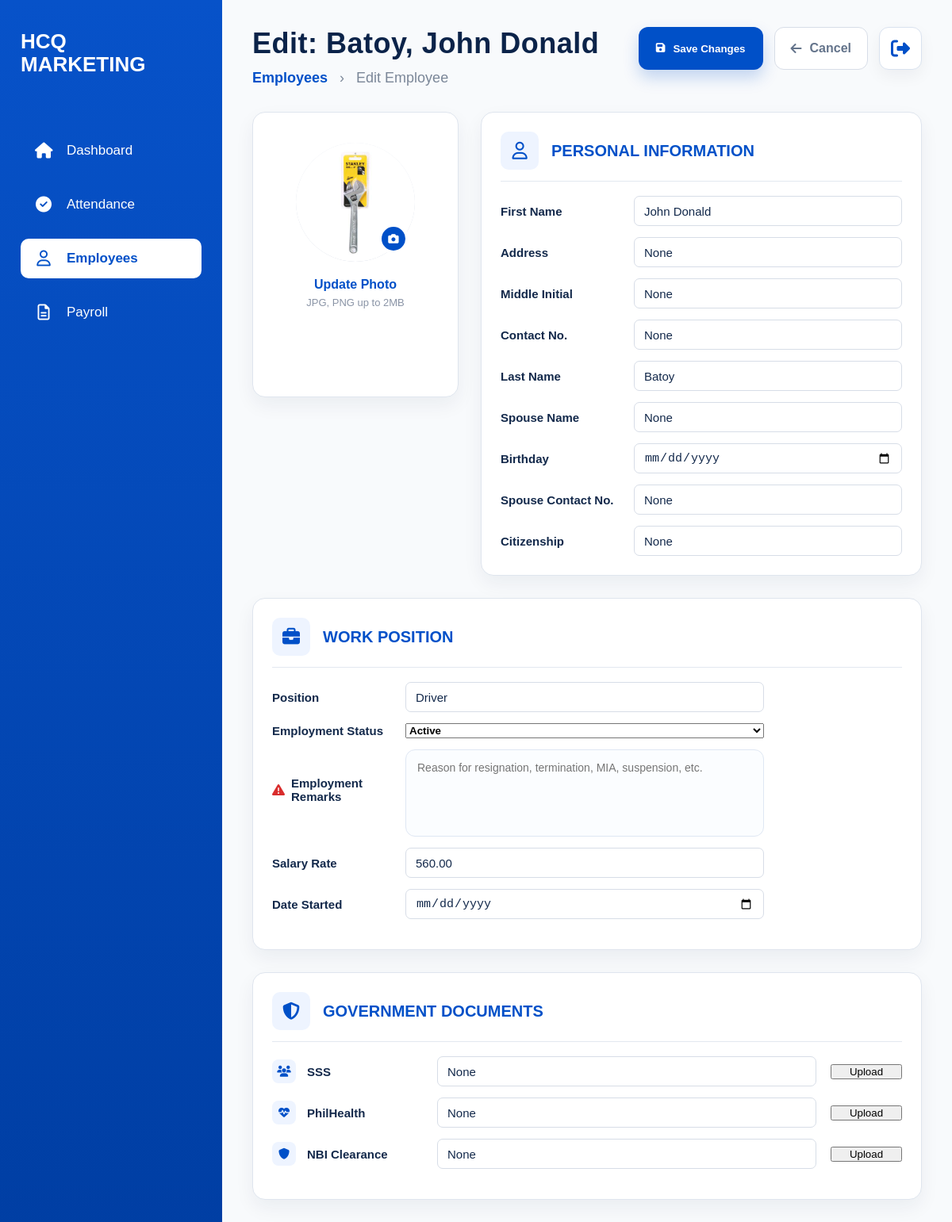
The page /employees-page/edit/4/ on the database as committed earlier.
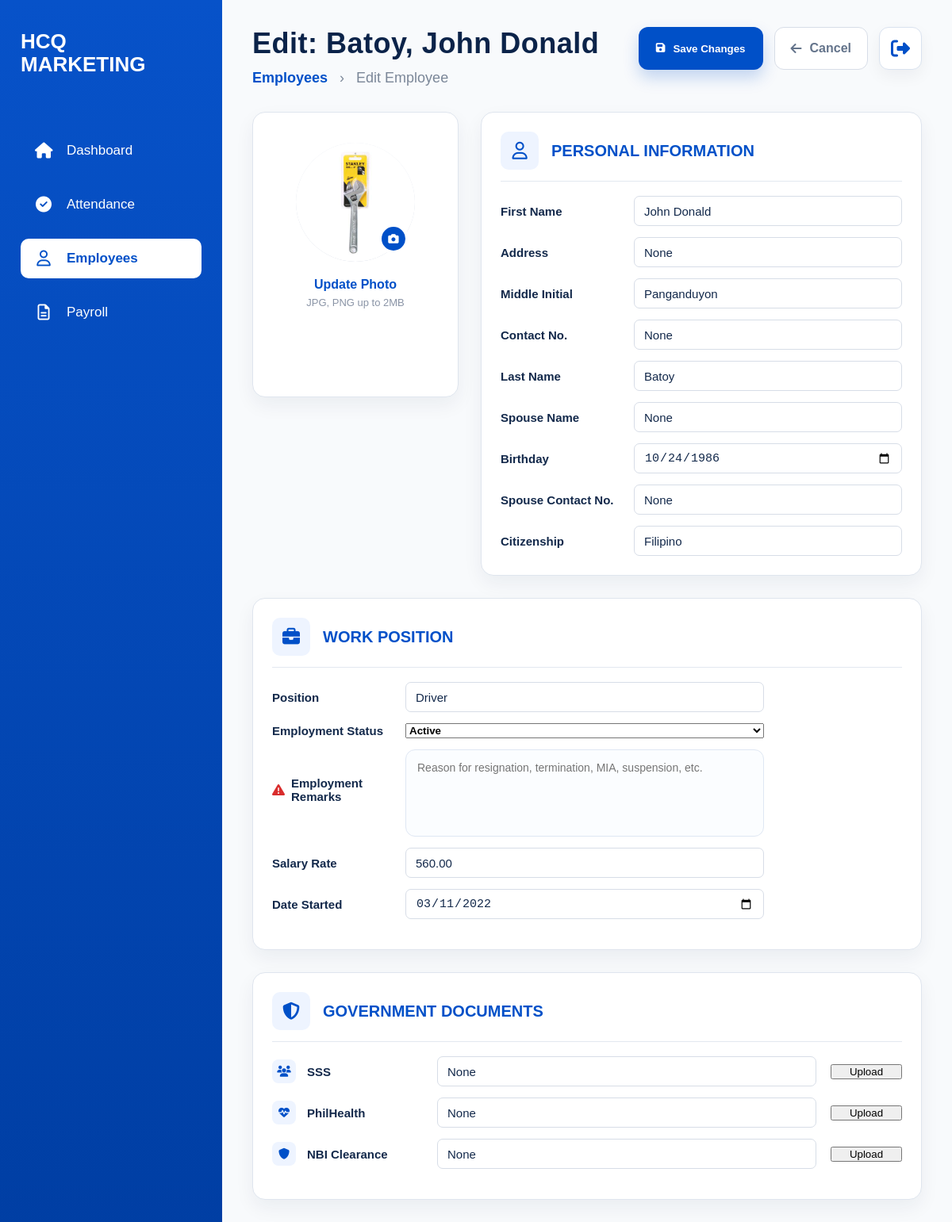
The same page on the database as committed later.
### employees/models.py (models this page shows, shortened)
class Employee(models.Model):
    SALARY_TYPE_CHOICES = (
        ('daily', 'Daily'),
        ('hourly', 'Hourly'),
    )
    EMPLOYMENT_STATUS_CHOICES = (
        ('ACTIVE', 'Active'),
        ('RESIGNED', 'Resigned'),
        ('MIA', 'MIA'),
        ('TERMINATED', 'Terminated'),
    )
    employee_id = models.CharField(
        max_length=10,
        unique=True,
        editable=False
    )
    first_name = models.CharField(max_length=100)
    middle_initial = models.CharField(
        max_length=50,
        blank=True,
        null=True
    )
    last_name = models.CharField(max_length=100)
    date_of_birth = models.DateField(
        blank=True,
        null=True
    )
    citizenship = models.CharField(
        max_length=100,
        blank=True,
        null=True
    )
    address = models.CharField(
        max_length=255,
        blank=True,
        null=True
    )
    contact_number = models.CharField(
        max_length=50,
        blank=True,
        null=True
    )
    spouse_name = models.CharField(
        max_length=100,
        blank=True,
        null=True
    )
    spouse_contact_number = models.CharField(
        max_length=50,
        blank=True,
        null=True
    )
    elementary = models.CharField(
        max_length=255,
        blank=True,
        null=True
    )
    elementary_year = models.CharField(
        max_length=50,
        blank=True,
        null=True
    )
    high_school = models.CharField(
        max_length=255,
        blank=True,
        null=True
    )
    high_school_year = models.CharField(
        max_length=50,
        blank=True,
        null=True
    )
    college = models.CharField(
        max_length=255,
        blank=True,
        null=True
    )
    college_year = models.CharField(
        max_length=50,
        blank=True,
        null=True
    )
    company_1 = models.CharField(
        max_length=255,
        blank=True,
        null=True
    )
    company_address_1 = models.CharField(
        max_length=255,
        blank=True,
        null=True
    )
    occupation_1 = models.CharField(
        max_length=100,
        blank=True,
        null=True
    )
    years_1 = models.CharField(
        max_length=50,
        blank=True,
        null=True
    )
    company_2 = models.CharField(
        max_length=255,
        blank=True,
        null=True
    )
    company_address_2 = models.CharField(
        max_length=255,
        blank=True,
        null=True
    )
    occupation_2 = models.CharField(
        max_length=100,
        blank=True,
        null=True
    )
    years_2 = models.CharField(
        max_length=50,
        blank=True,
        null=True
    )
    company_3 = models.CharField(
        max_length=255,
        blank=True,
        null=True
    )
    company_address_3 = models.CharField(
        max_length=255,
        blank=True,
        null=True
    )
    occupation_3 = models.CharField(
        max_length=100,
        blank=True,
        null=True
    )
    years_3 = models.CharField(
        max_length=50,
        blank=True,
        null=True
    )
    reference_name_1 = models.CharField(
        max_length=100,
        blank=True,
        null=True
    )
    reference_occupation_1 = models.CharField(
        max_length=100,
        blank=True,
        null=True
    )
    reference_contact_1 = models.CharField(
        max_length=50,
        blank=True,
        null=True
    )
    reference_name_2 = models.CharField(
        max_length=100,
        blank=True,
        null=True
    )
    reference_occupation_2 = models.CharField(
        max_length=100,
        blank=True,
        null=True
    )
    reference_contact_2 = models.CharField(
        max_length=50,
        blank=True,
        null=True
    )
    reference_name_3 = models.CharField(
        max_length=100,
        blank=True,
        null=True
    )
    reference_occupation_3 = models.CharField(
        max_length=100,
        blank=True,
        null=True
    )
    reference_contact_3 = models.CharField(
        max_length=50,
        blank=True,
        null=True
    )
    sss_number = models.CharField(
        max_length=100,
        blank=True,
        null=True
    )
    sss_file = models.FileField(
        upload_to='government_documents/sss/',
        blank=True,
        null=True
    )
    philhealth_number = models.CharField(
        max_length=100,
        blank=True,
        null=True
    )
    philhealth_file = models.FileField(
        upload_to='government_documents/philhealth/',
        blank=True,
        null=True
    )
    nbi_clearance_number = models.CharField(
        max_length=100,
        blank=True,
        null=True
    )
    nbi_clearance_file = models.FileField(
        upload_to='government_documents/nbi/',
        blank=True,
        null=True
    )
    barangay_clearance_number = models.CharField(
        max_length=100,
        blank=True,
        null=True
    )
    barangay_clearance_file = models.FileField(
        upload_to='government_documents/barangay/',
        blank=True,
        null=True
    )
    tin_number = models.CharField(
        max_length=100,
        blank=True,
        null=True
    )
    tin_file = models.FileField(
        upload_to='government_documents/tin/',
        blank=True,
        null=True
    )
    drivers_license_number = models.CharField(
        max_length=100,
        blank=True,
        null=True
    )
    drivers_license_file = models.FileField(
        upload_to='government_documents/drivers_license/',
        blank=True,
        null=True
    )
    position = models.CharField(max_length=100)
    employment_status = models.CharField(
        max_length=20,
        choices=EMPLOYMENT_STATUS_CHOICES,
        default='ACTIVE'
    )
    employment_remarks = models.TextField(
        blank=True,
        null=True
    )
    salary_type = models.CharField(
        max_length=10,
        choices=SALARY_TYPE_CHOICES,
        default='daily'
    )
    rate = models.DecimalField(
        max_digits=10,
        decimal_places=2
    )
    benefits = models.DecimalField(
        max_digits=10,
        decimal_places=2,
        default=0
    )
    date_started = models.DateField(
        blank=True,
        null=True
    )
    photo = models.ImageField(
        upload_to='employee_photos/',
        blank=True,
        null=True
    )
    qr_code = models.ImageField(
        upload_to='employee_qrcodes/',
        blank=True,
        null=True
    )
    resume = models.FileField(
        upload_to='employee_resumes/',
        blank=True,
        null=True
    )

### dashboard/views.py (the view, shortened to what this page needs)
# urls.py: path('employees-page/edit/<int:employee_id>/', views.edit_employee_page_view, name='edit_employee_page'),
def edit_employee_page_view(request, employee_id):
    employee = get_object_or_404(
        Employee,
        id=employee_id
    )
    return render(
        request,
        "dashboard/edit_employee_page.html",
        {
            "employee": employee,
        }
    )

### dashboard/templates/dashboard/edit_employee_page.html (shortened to what the changed rows need)
{% load static %}
<!DOCTYPE html>
<html lang="en">
<head>
    <link rel="stylesheet" href="{% static 'dashboard/dashboard.css' %}">
    <link rel="stylesheet"
          href="https://cdnjs.cloudflare.com/ajax/libs/font-awesome/6.5.1/css/all.min.css">
</head>
<body>
<div class="employee-page">
    <main class="employee-content">
        <form method="POST" enctype="multipart/form-data">
            <div class="employee-header">
                <div>
                    <h1>
                        Edit:
                        {{ employee.last_name }},
                        {{ employee.first_name }}
                    </h1>
                    <p>
                        <a href="/employees-page/">Employees</a>
                        <span>›</span>
                        Edit Employee
                    </p>
                </div>
            </div>
            <div class="employee-grid">
                <section class="profile-card photo-card">
                    <div class="avatar-wrap">
                        <div class="avatar">
                            {% if employee.photo %}
                                <img src="{{ employee.photo.url }}"
                                     alt="Employee Photo"
                                     id="photoPreview">
                            {% endif %}
                        </div>
                    </div>
                </section>
                <section class="profile-card personal-card">
                    <div class="personal-grid">
                        <div class="field-row">
                            <label>First Name</label>
                            <input type="text"
                                   name="first_name"
                                   value="{{ employee.first_name|default:'' }}">
                        </div>
                        <div class="field-row">
                            <label>Address</label>
                            <input type="text"
                                   name="address"
                                   value="{{ employee.address|default:'' }}">
                        </div>
                        <div class="field-row">
                            <label>Middle Initial</label>
                            <input type="text"
                                   name="middle_initial"
                                   value="{{ employee.middle_initial|default:'' }}">
                        </div>
                        <div class="field-row">
                            <label>Contact No.</label>
                            <input type="text"
                                   name="contact_number"
                                   value="{{ employee.contact_number|default:'' }}">
                        </div>
                        <div class="field-row">
                            <label>Last Name</label>
                            <input type="text"
                                   name="last_name"
                                   value="{{ employee.last_name|default:'' }}">
                        </div>
                        <div class="field-row">
                            <label>Spouse Name</label>
                            <input type="text"
                                   name="spouse_name"
                                   value="{{ employee.spouse_name|default:'' }}">
                        </div>
                        <div class="field-row">
                            <label>Birthday</label>
                            <input type="date"
                                   name="date_of_birth"
                                   value="{{ employee.date_of_birth|date:'Y-m-d' }}">
                        </div>
                        <div class="field-row">
                            <label>Spouse Contact No.</label>
                            <input type="text"
                                   name="spouse_contact_number"
                                   value="{{ employee.spouse_contact_number|default:'' }}">
                        </div>
                        <div class="field-row">
                            <label>Citizenship</label>
                            <input type="text"
                                   name="citizenship"
                                   value="{{ employee.citizenship|default:'' }}">
                        </div>
                    </div>
                </section>
                <section class="profile-card work-card">
                    <div class="small-field-row">
                        <label>Position</label>
                        <input
                            type="text"
                            name="position"
                            value="{{ employee.position|default:'' }}"
                        >
                    </div>
                    <div class="small-field-row">
                        <label>Employment Status</label>
                        <select
                            name="employment_status"
                            class="status-select"
                        >
                            <option value="ACTIVE"
                            {% if employee.employment_status == "ACTIVE" %}
                            selected
                            {% endif %}>
                                Active
                            </option>
                        </select>
                    </div>
                    <div class="small-field-row">
                        <label>Salary Rate</label>
                        <input
                            type="number"
                            step="0.01"
                            name="rate"
                            value="{{ employee.rate }}"
                        >
                    </div>
                    <div class="small-field-row">
                        <label>Date Started</label>
                        <input
                            type="date"
                            name="date_started"
                            value="{{ employee.date_started|date:'Y-m-d' }}"
                        >
                    </div>
                </section>
                <section class="profile-card government-card">
                    <div class="gov-row">
                        <div>
                            <i class="fa-solid fa-users"></i>
                            <label>SSS</label>
                        </div>
                        <input type="text"
                               name="sss_number"
                               value="{{ employee.sss_number|default:'' }}">
                        <button type="button"
                                onclick="document.getElementById('sssFile').click();">
                            Upload
                        </button>
                    </div>
                    <div class="gov-row">
                        <div>
                            <i class="fa-solid fa-heart-pulse"></i>
                            <label>PhilHealth</label>
                        </div>
                        <input type="text"
                               name="philhealth_number"
                               value="{{ employee.philhealth_number|default:'' }}">
                        <button type="button"
                                onclick="document.getElementById('philhealthFile').click();">
                            Upload
                        </button>
                    </div>
                    <div class="gov-row">
                        <div>
                            <i class="fa-solid fa-shield"></i>
                            <label>NBI Clearance</label>
                        </div>
                        <input type="text"
                               name="nbi_clearance_number"
                               value="{{ employee.nbi_clearance_number|default:'' }}">
                        <button type="button"
                                onclick="document.getElementById('nbiFile').click();">
                            Upload
                        </button>
                    </div>
                </section>
            </div>
        </form>
    </main>
</div>
</body>
</html>

Rows that differ between the two databases and show on the page:
changed Employee "Batoy": middle_initial "None" → "Panganduyon"; date_of_birth (not shown) → "10/24/1986"; citizenship "None" → "Filipino"; date_started (not shown) → "03/11/2022"
